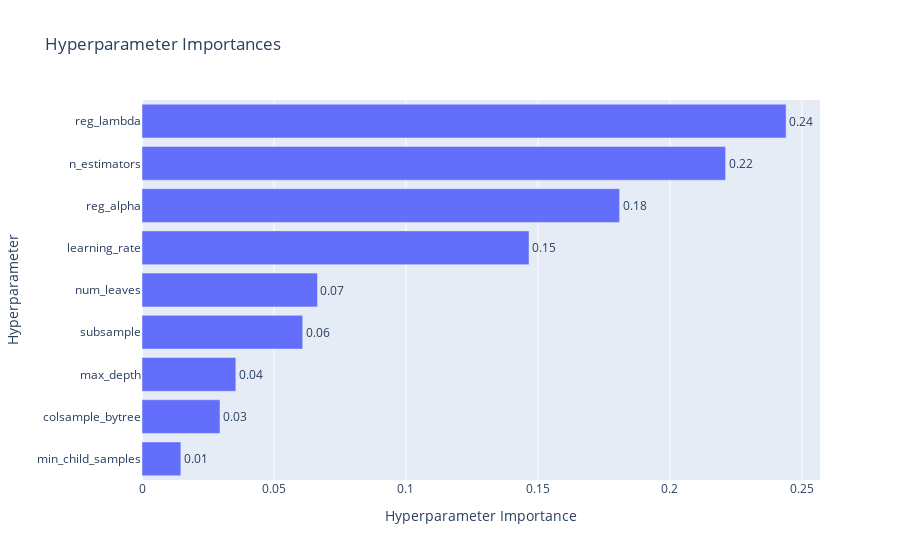

The cell this chart's notebook holds for it:
### Code cell
lgbm_study = optuna.create_study(direction = 'maximize')
lgbm_study.optimize(lgbm_objective,n_trials=TRIALS, n_jobs=-1, show_progress_bar=True)
print("")
print(f'scores : {lgbm_study.best_value}, params : {lgbm_study.best_params} ')
with open('json/lgbm.json', 'w') as json_file:
    json.dump(lgbm_study.best_params, json_file, indent=4)
optuna.visualization.plot_param_importances(lgbm_study)

### Figure 1 — Plotly figure (JSON) as saved in the notebook; plotly's stock layout.template omitted (floating-point values rounded to 4 significant figures)
{"data": [{"cliponaxis": false, "hovertemplate": ["min_child_samples (IntDistribution): 0.014726697121555521<extra></extra>", "colsample_bytree (FloatDistribution): 0.029551711104623957<extra></extra>", "max_depth (IntDistribution): 0.03556445633264704<extra></extra>", "subsample (FloatDistribution): 0.06089134414645544<extra></extra>", "num_leaves (IntDistribution): 0.06648935959619402<extra></extra>", "learning_rate (FloatDistribution): 0.14663870997959505<extra></extra>", "reg_alpha (FloatDistribution): 0.18096253349812827<extra></extra>", "n_estimators (IntDistribution): 0.2211299679499021<extra></extra>", "reg_lambda (FloatDistribution): 0.24404522027089856<extra></extra>"], "name": "Objective Value", "orientation": "h", "text": ["0.01", "0.03", "0.04", "0.06", "0.07", "0.15", "0.18", "0.22", "0.24"], "textposition": "outside", "type": "bar", "x": [0.01473, 0.02955, 0.03556, 0.06089, 0.06649, 0.1466, 0.181, 0.2211, 0.244], "y": ["min_child_samples", "colsample_bytree", "max_depth", "subsample", "num_leaves", "learning_rate", "reg_alpha", "n_estimators", "reg_lambda"]}], "layout": {"title": {"text": "Hyperparameter Importances"}, "xaxis": {"title": {"text": "Hyperparameter Importance"}}, "yaxis": {"title": {"text": "Hyperparameter"}}}}
